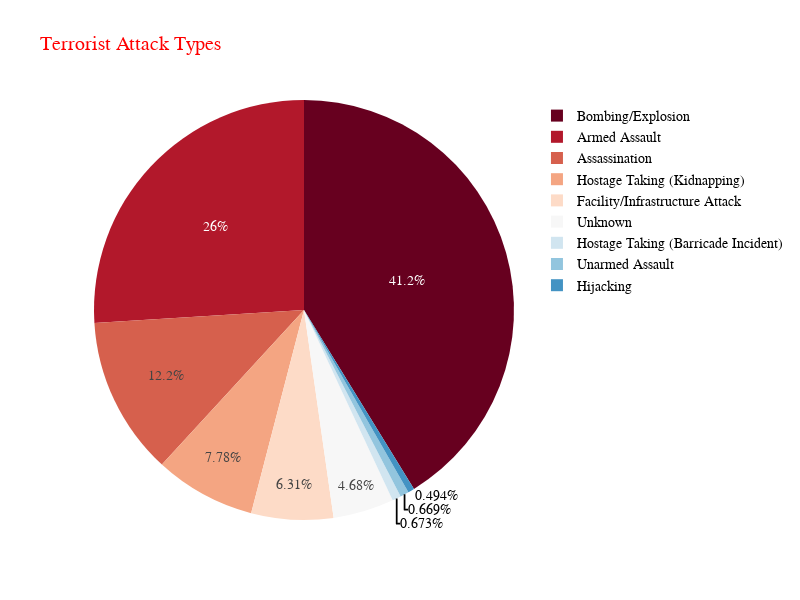

The cell this chart's notebook holds for it:
### Markdown cell above
## -5)Top 10 Cities with most Terrorist Attacks

### Code cell
#Making a new column called AttackCount which is the sum of each type of terrorist attack and adding it to dataframe
data['AttackCount'] = data.Attack_Type.groupby(data.Attack_Type).transform('count')

#Creating new Dataframe to get only Attack Type and AttackCount and dropping duplicates from Attack Type
data1 = data.copy()
data2 = data1[['Attack_Type','AttackCount']]
data3 = data2.drop_duplicates(keep='first')

#Pie Chart
fig = px.pie(data3, values="AttackCount",
             names="Attack_Type",title='Terrorist Attack Types',
             color_discrete_sequence=px.colors.sequential.RdBu)

fig.update_layout(
    font_family="Futura",
    title_font_family="Futura",
    title_font_color="red",
    legend_title_font_color="green",
    font=dict(
        size=14,
        color="Black"
    ),width=800, height=600
)

fig.show()

### Figure 1 — Plotly figure (JSON) as saved in the notebook; plotly's stock layout.template omitted (floating-point values rounded to 4 significant figures)
{"data": [{"domain": {"x": [0, 1], "y": [0, 1]}, "hovertemplate": "Attack_Type=%{label}<br>AttackCount=%{value}<extra></extra>", "labels": ["Assassination", "Hostage Taking (Kidnapping)", "Bombing/Explosion", "Facility/Infrastructure Attack", "Armed Assault", "Hijacking", "Unknown", "Unarmed Assault", "Hostage Taking (Barricade Incident)"], "legendgroup": "", "name": "", "showlegend": true, "type": "pie", "values": [15672, 9998, 52992, 8107, 33394, 635, 6022, 860, 865]}], "layout": {"font": {"color": "Black", "family": "Futura", "size": 14}, "height": 600, "legend": {"title": {"font": {"color": "green"}}, "tracegroupgap": 0}, "piecolorway": ["rgb(103,0,31)", "rgb(178,24,43)", "rgb(214,96,77)", "rgb(244,165,130)", "rgb(253,219,199)", "rgb(247,247,247)", "rgb(209,229,240)", "rgb(146,197,222)", "rgb(67,147,195)", "rgb(33,102,172)", "rgb(5,48,97)"], "title": {"font": {"color": "red", "family": "Futura"}, "text": "Terrorist Attack Types"}, "width": 800}}
